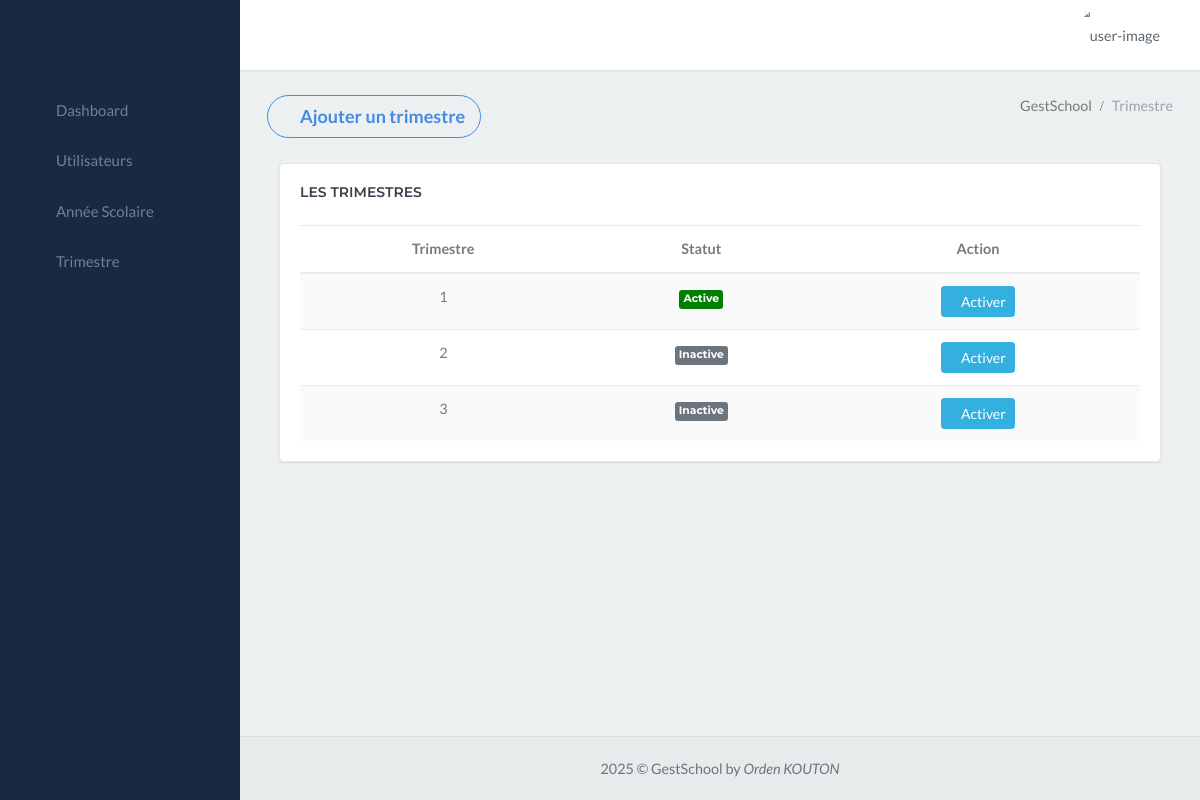
The app's page /gestschool_app/timestre/ with its own data.
### gestschool_app/models.py (models this page shows, shortened)
class Trimestre(models.Model):
    trimestre = models.CharField(max_length=20)
    active = models.BooleanField(default=False)

### gestschool_app/views.py (the view)
# urls.py: path('timestre/', views.trimestre, name='trimestre'),
def trimestre(request):
       trimestres = Trimestre.objects.all()
       return render(request, 'trimestre.html', {'trimestres': trimestres})

### gestschool_app/templates/trimestre.html (shortened to what this page needs)
{% extends "menu.html" %}
{% block content %}
<div class="content-page">
    <div class="content">
        <div class="container-fluid">
            <div class="row">
                <div class="col-12">
                    <div class="page-title-box">
                        <button type="button"
                            class="page-title btn btn-outline-success btn-rounded waves-effect width-md waves-light"
                            data-toggle="modal" data-target=".bs-example-modal-lg">
                            <i class="ion ion-md-add-circle"></i>
                            Ajouter un trimestre
                        </button>
                        <div class="page-title-right">
                            <ol class="breadcrumb p-0 m-0">
                                <li class="breadcrumb-item active">GestSchool</li>
                                <li class="breadcrumb-item"><a>Trimestre</a></li>
                            </ol>
                        </div>
                        <div class="clearfix"></div>
                    </div>
                </div>
            </div>
            <div class="container-fluid">
                <div class="row">
                    <div class="col-lg-12">
                        <div class="card">
                            <div class="card-body">
                                <h4 class="header-title mb-4">Les Trimestres</h4>
                                <div class="table-responsive">
                                    <table class="table table-striped mb-0">
                                        <thead>
                                            <tr>
                                                <th style="text-align: center;">Trimestre</th>
                                                <th style="text-align: center;">Statut</th>
                                                <th style="text-align: center;">Action</th>
                                            </tr>
                                        </thead>
                                        <tbody>
                                            {% for trimestre in trimestres %}
                                            <tr style="text-align: center;" class="success">
                                                <td>{{ trimestre.trimestre }}</td>
                                                <td>
                                                    {% if trimestre.active %}
                                                    <span class="badge" style="background-color: green; padding: 2%;">Active</span>
                                                    {% else %}
                                                    <span class="badge badge-secondary" style="padding: 2%;">Inactive</span>
                                                    {% endif %}
                                                </td>
                                                <td>
                                                    <a href="{% url 'activer_trimestre' trimestre.id %}">
                                                        <button class="btn btn-info btn-sm">
                                                            <em class="ion ion-ios-checkmark-circle"></em>Activer
                                                        </button>
                                                    </a>
                                                </td>
                                            </tr>
                                            {% empty %}
                                            <tr>
                                                <td colspan="3" style="text-align: center; color: red; font-style: italic;">Aucun trimestre enregistré
                                                </td>
                                            </tr>
                                            {% endfor %}
                                        </tbody>
                                    </table>
                                </div>
                            </div>
                        </div>
                    </div>
                </div>
            </div>
        </div>
    </div>
</div>
{% endblock %}

### records on screen
Trimestre: trimestre "1", active "Active"
Trimestre: trimestre "2", active "Inactive"
Trimestre: trimestre "3", active "Inactive"
